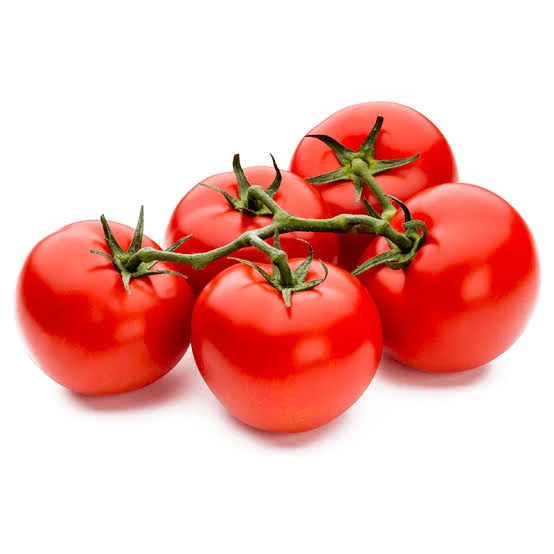
#> input picture phanloairaucu/dataset/train/nong_san_binh_thuong/cachua.jpg, 554 x 554 px; its folder holds only this picture in this run
$ python train.py
#> lines starting #> are read from the running program, lines starting #| are printed output that depends on the picture
import os
import cv2
import numpy as np
from skimage.feature import hog
from sklearn.svm import SVC
from sklearn.metrics import accuracy_score, classification_report
import joblib

# 1. Hàm trích xuất đặc trưng
def extract_features(image_path):
    image = cv2.imread(image_path)
#> image is the input picture: shape (554, 554, 3); mean B, G, R 178.7, 185.1, 239.3
    if image is None:
        print(f"⚠️ Cảnh báo: Không thể đọc được file ảnh: {image_path}")
        return None

    image = cv2.resize(image, (128, 128))
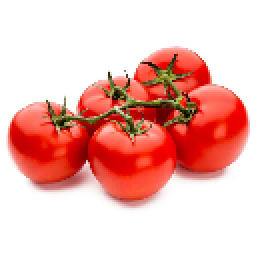
#> image: shape (128, 128, 3) (shown 2 times larger); mean B, G, R 178.7, 185, 239.2

    # Color Histogram
    hsv = cv2.cvtColor(image, cv2.COLOR_BGR2HSV)
#> hsv: shape (128, 128, 3); mean H, S, V 6.7, 73, 239.3
    hist_h = cv2.calcHist([hsv], [0], None, [32], [0, 180])
#> hist_h = 32 values, max 14835 at index 0, min 0 at index 11, mean 512
    hist_s = cv2.calcHist([hsv], [1], None, [32], [0, 256])
#> hist_s = 32 values, max 9918 at index 0, min 35 at index 8, mean 512
    hist_v = cv2.calcHist([hsv], [2], None, [32], [0, 256])
#> hist_v = 32 values, max 11847 at index 31, min 2 at index 0, mean 512
    cv2.normalize(hist_h, hist_h)
    cv2.normalize(hist_s, hist_s)
    cv2.normalize(hist_v, hist_v)
    color_features = np.concatenate([hist_h.flatten(), hist_s.flatten(), hist_v.flatten()])
#> color_features = 96 values, max 0.999 at index 0, min 0 at index 11, mean 0.0427

    # HOG Features
    gray = cv2.cvtColor(image, cv2.COLOR_BGR2GRAY)
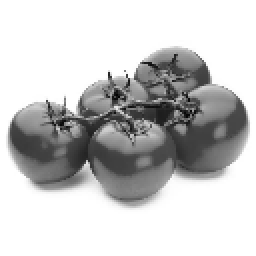
#> gray: shape (128, 128) (shown 2 times larger); min 4, max 255, mean 200.5
    hog_features = hog(gray, orientations=9, pixels_per_cell=(8, 8),
                       cells_per_block=(2, 2), block_norm='L2-Hys')
#> hog_features = 8100 values, max 1 at index 7384, min 0 at index 0, mean 0.0741

    combined_features = np.concatenate([color_features, hog_features])
#> combined_features = 8196 values, max 1 at index 7480, min 0 at index 11, mean 0.0737
    return combined_features

# 2. Hàm tải dataset
def load_dataset(data_dir):
    features = []
    labels = []
    if not os.path.exists(data_dir):
        print(f"❌ Lỗi: Không tìm thấy thư mục {data_dir}")
        return np.array(features), np.array(labels), []

    class_names = sorted(os.listdir(data_dir))
    print(f"📁 Đang quét thư mục {data_dir}, phát hiện các lớp: {class_names}")

    for label_idx, class_name in enumerate(class_names):
        class_folder = os.path.join(data_dir, class_name)
        if not os.path.isdir(class_folder):
            continue
        img_list = os.listdir(class_folder)
        print(f"   - Lớp '{class_name}' có {len(img_list)} file.")
        for img_name in img_list:
            img_path = os.path.join(class_folder, img_name)
            feat = extract_features(img_path)
#> feat has the same summary as combined_features in extract_features
            if feat is not None:
                features.append(feat)
                labels.append(label_idx)
#> pass 2 of the loop in load_dataset, `for label_idx, class_name in enumerate(class_names):`:
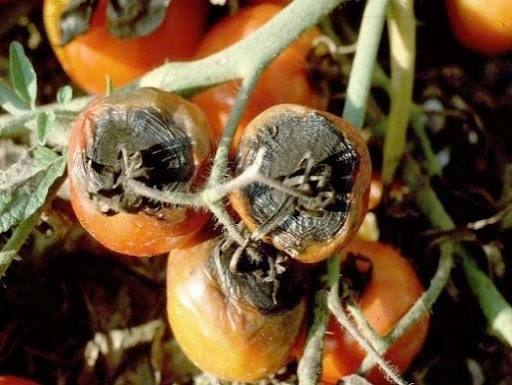
#> input picture phanloairaucu/dataset/train/nong_san_hong/images.jpg, 512 x 385 px
#> in extract_features, image is the input picture: shape (385, 512, 3); mean B, G, R 52.7, 82.5, 109.6
#> in extract_features (call 2), `image = cv2.resize(image, (128, 128))`:
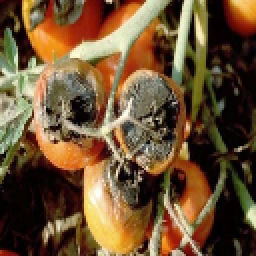
#> image: shape (128, 128, 3) (shown 2 times larger); mean B, G, R 52.5, 82.3, 109.4
#> hsv: shape (128, 128, 3); mean H, S, V 32.1, 158.9, 110.6
#> hist_h = 32 values, max 3174 at index 3, min 1 at index 19, mean 512
#> hist_s = 32 values, max 1811 at index 31, min 23 at index 0, mean 512
#> hist_v = 32 values, max 1546 at index 0, min 289 at index 31, mean 512
#> color_features = 96 values, max 0.54 at index 3, min 0.00017 at index 19, mean 0.133
#> in extract_features (call 2), `gray = cv2.cvtColor(image, cv2.COLOR_BGR2GRAY)`:
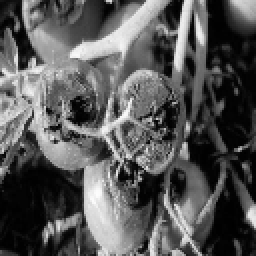
#> gray: shape (128, 128) (shown 2 times larger); min 0, max 253, mean 87
#> hog_features = 8100 values, max 0.501 at index 5486, min 0 at index 212, mean 0.133
#> combined_features = 8196 values, max 0.54 at index 3, min 0 at index 308, mean 0.133
#> feat has the same summary as combined_features in extract_features

    return np.array(features), np.array(labels), class_names

if __name__ == "__main__":
    train_dir = './dataset/train'
    val_dir = './dataset/val'

    X_train, y_train, class_names = load_dataset(train_dir)
#> y_train = [0, 1]; class_names = ['nong_san_binh_thuong', 'nong_san_hong']

    if len(X_train) == 0:
        print("❌ Lỗi: Không tìm thấy ảnh nào trong tập train! Vui lòng kiểm tra lại đường dẫn và thư mục ảnh.")
    else:
        X_val, y_val, _ = load_dataset(val_dir)

        print(f"🚀 Bắt đầu huấn luyện với {len(X_train)} mẫu...")
#> (printed output is left out)
        model = SVC(kernel='linear', probability=True)
        model.fit(X_train, y_train)

        if len(X_val) > 0:
            y_pred = model.predict(X_val)
            acc = accuracy_score(y_val, y_pred)
            print(f"🎯 Độ chính xác trên tập Val: {acc * 100:.2f}%")

        joblib.dump(model, 'agricultural_model.pkl')
        joblib.dump(class_names, 'class_names.pkl')
        print("✅ Đã lưu mô hình thành công vào file 'agricultural_model.pkl'!")
